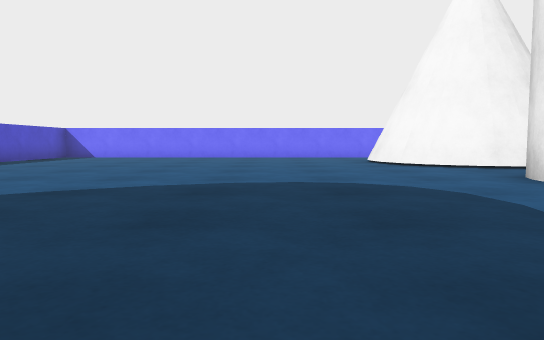
View 1 (above)

18 first-person views from a walk through a Webots world. The camera is 0.1 m above the floor, tilts 4° down and sees 70° across. The floor is counted in squares, 0.25 m on a side. Each view is taken from the middle of a square. On the plan, view 1 faces up. The plan holds only what a view shows up to about 9 squares ahead; the rest is blank.

View 2
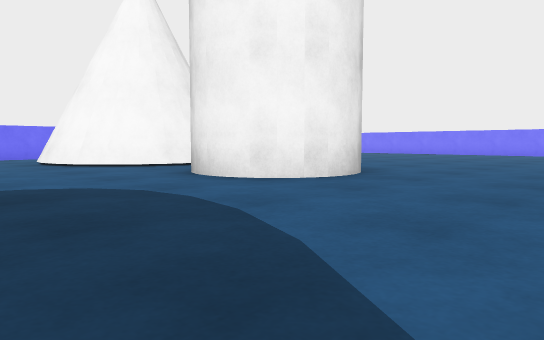

View 3
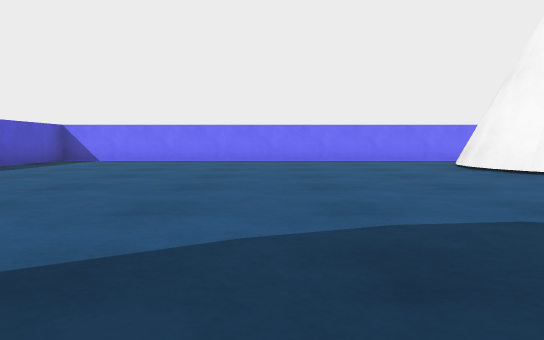

View 4
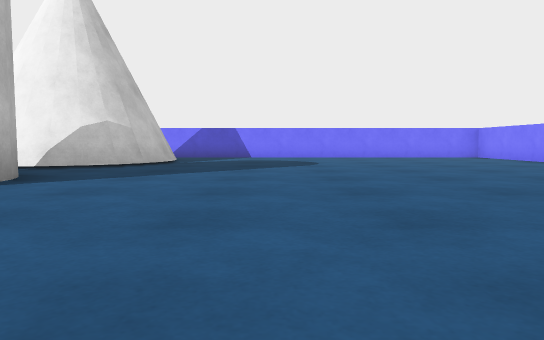

View 5
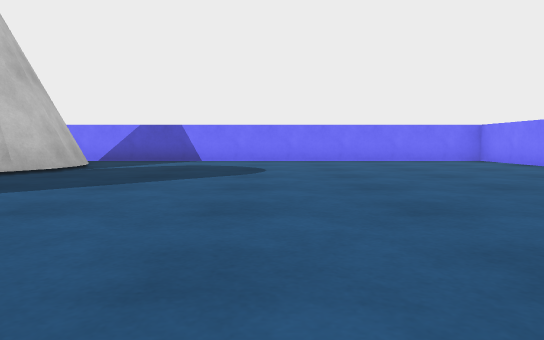

View 6
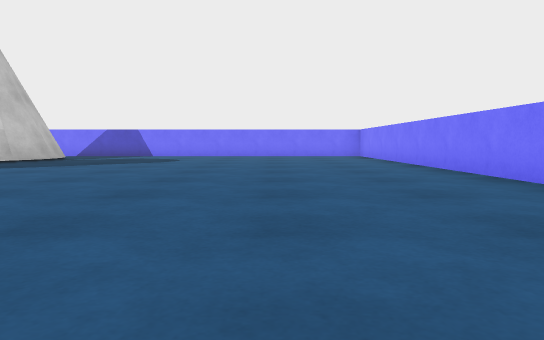

View 7
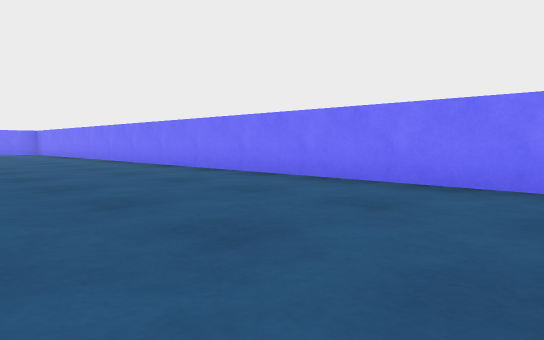

View 8
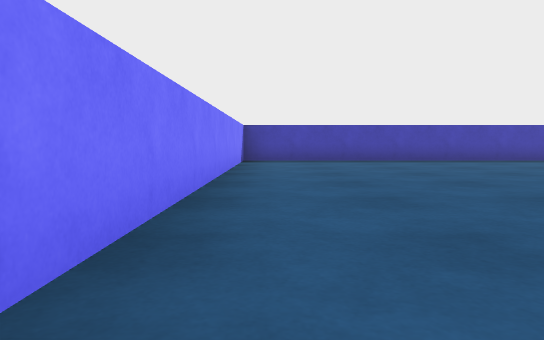

View 9
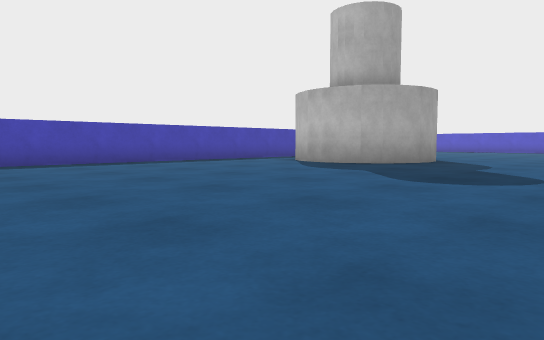

View 10
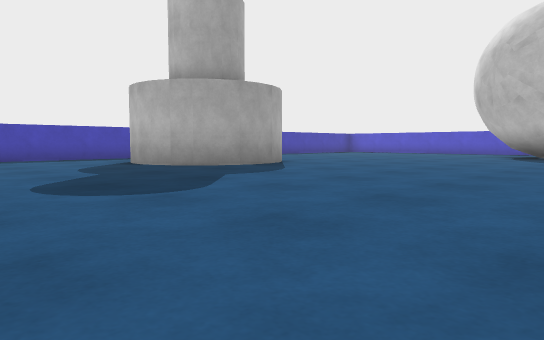

View 11
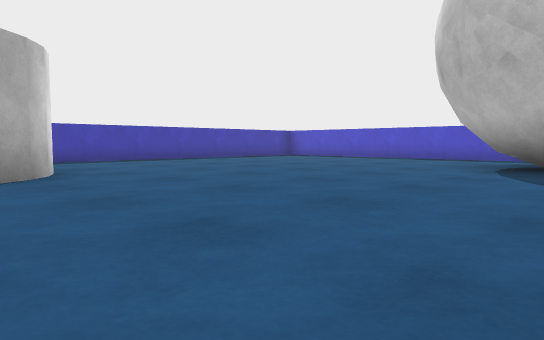

View 12
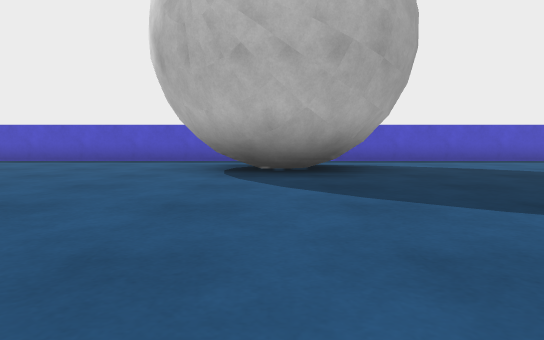

View 13
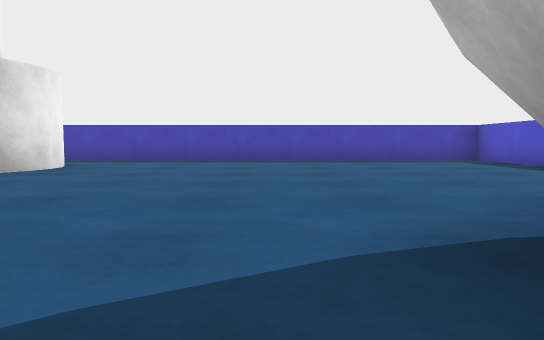

View 14
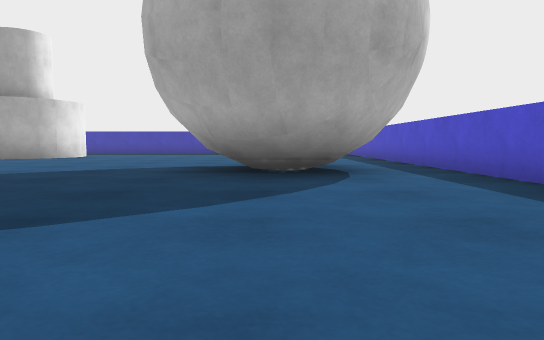

View 15
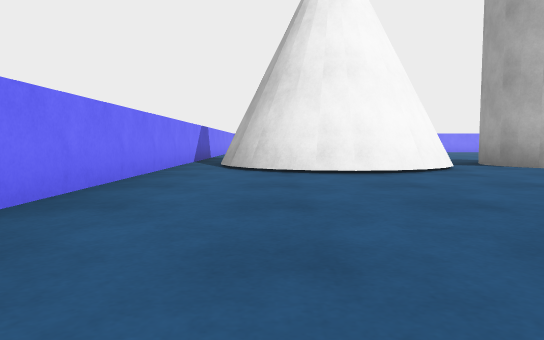

View 16
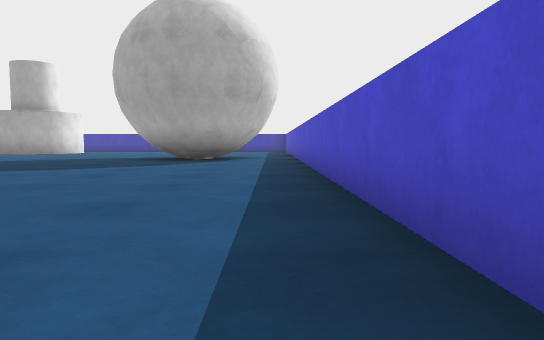

View 17
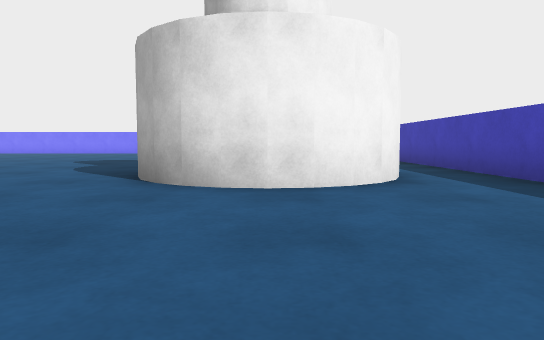

View 18
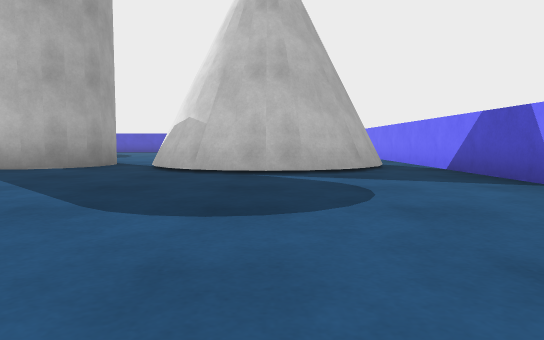

### Floor plan
Key: @ floor where view 1 was taken; # wall or solid block; . floor; C cone; G grey cylinder; B grey ball; O other object.
Columns run from 6 left of view 1 to 14 right of it. Each row starts with its distance up from view 1.
 11 #####################
 10 #........CCC........#
  9 #.......CCCCC.......#
  8 #.......CCCCC.......#
  7 #.......CCCCC.......#
  6 #........CCC........#
  5 #........GGG........#
  4 #........G G........#
  3 #........GGG........#
  2 #...................#
  1 #..B................#
  0 #.BBB.@.............#
 -1 #BBBB...............#
 -2 #. BB...............#
 -3 #...................#
 -4 #.........O.........#
 -5 #........OOO........#
 -6 #........O O........#
 -7 #........OOO........#
 -8 #...................#
 -9 #####################

Positions as (right, up) in squares from view 1, and headings:
1: (0, 0), facing up
2: (0, 0), facing up-right
3: (-1, 2), facing up
4: (8, 0), facing up
5: (9, 2), facing up
6: (11, -1), facing up
7: (10, -4), facing up-right
8: (13, 0), facing down
9: (12, -1), facing down-left
10: (9, 1), facing down-left
11: (4, 0), facing down-left
12: (3, -1), facing left
13: (-1, 0), facing down
14: (-3, 5), facing down
15: (-3, 9), facing right
16: (-5, 9), facing down
17: (-1, -6), facing right
18: (11, 8), facing left
